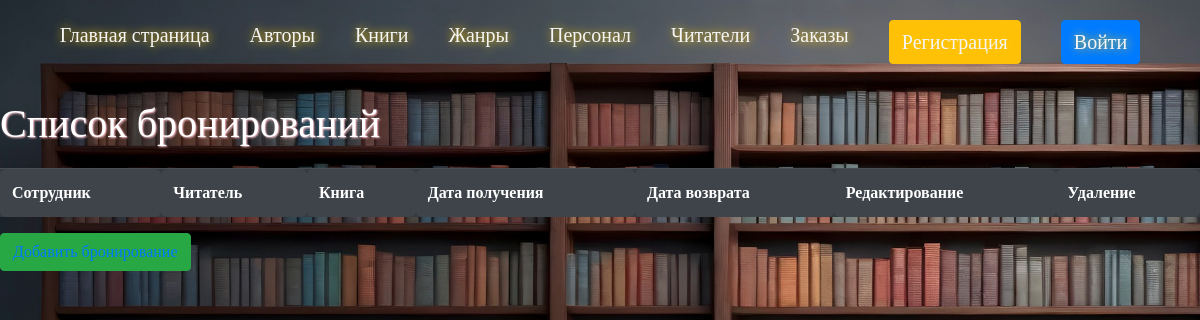
Before: /bookings/list/ with the older database file.
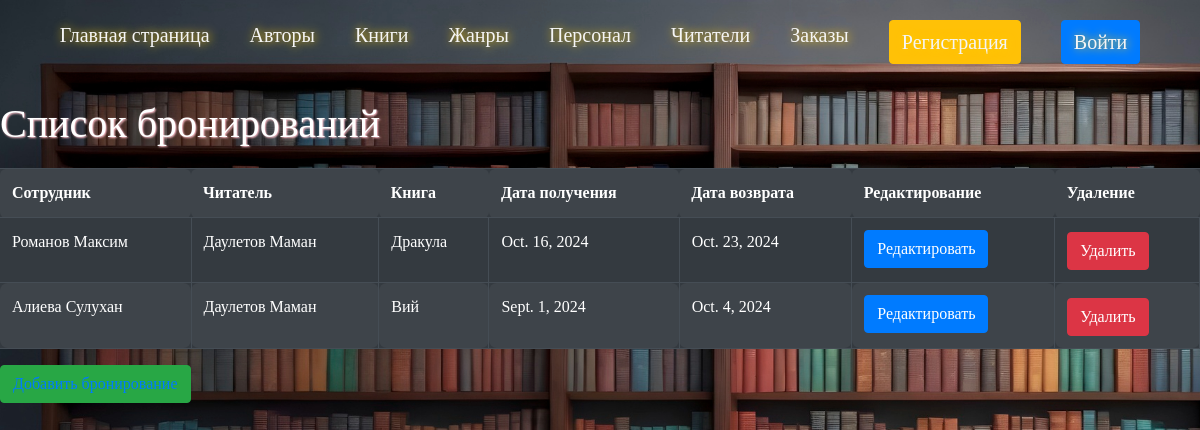
After: the same page with the newer database file.
### bookings/models.py (models this page shows, shortened)
class Booking(models.Model):
    personal = models.ForeignKey(Personal, on_delete=models.CASCADE)
    readers = models.ForeignKey(Readers, on_delete=models.CASCADE)
    books = models.ForeignKey(Books, on_delete=models.CASCADE)
    getDate = models.DateField()
    returnDate = models.DateField()
    slug = models.SlugField(default='', null=False)

### personal/models.py (models this page shows, shortened)
class Personal(models.Model):  # connect with Booking
    name = models.CharField(max_length=255)
    position = models.CharField(max_length=100, default='position')
    photo = models.ImageField(default="Test.jpg", blank=True)
    adress = models.CharField(max_length=50, default='adress')
    slug = models.SlugField(default='', null=False)

### readers/models.py (models this page shows, shortened)
class Readers(models.Model):  # connect with Booking
    name = models.CharField(max_length=255)
    adress = models.CharField(max_length=100)
    telephone = models.CharField(max_length=20)
    image = models.ImageField(default="Test.jpg", blank=True)
    slug = models.SlugField(default="", null=False)

### Books/models.py (models this page shows, shortened)
class Books(models.Model):
    name = models.CharField(max_length=255)
    count = models.IntegerField()
    authors = models.ManyToManyField(Authors, blank=True)
    genres = models.ManyToManyField(Genres, blank=True)
    slug = models.SlugField(default="", null=False)
    description = models.TextField(default="")
    publishingYear = models.PositiveIntegerField(default=1)
    price = models.CharField(max_length=20, default='0.00')
    publication = models.CharField(max_length=100, default="no_publication")
    binding = models.CharField(max_length=50, default='no_binding')

### bookings/views.py (the view)
# urls.py: path('bookings/list/', views.booking_list, name='booking_list'),
def booking_list(request):
    booking = Booking.objects.all()
    return render(request,'bookings/booking_list.html',{'booking':booking})

### bookings/templates/bookings/booking_list.html (shortened to what this page needs)
{% extends 'base.html' %}
{% block header %}
<div class="box-booking">
    <h1>Список бронирований</h1>
    <table class="table table-dark table-striped">
        <tr>
            <th>Сотрудник</th>
            <th>Читатель</th>
            <th>Книга</th>
            <th>Дата получения</th>
            <th>Дата возврата</th>
            <th>Редактирование</th>
            <th>Удаление</th>
        </tr>
        {% for booking in booking %}
        <tr>
            <td>{{ booking.personal.name }}</td>
            <td>{{ booking.readers.name }}</td>
            <td>{{ booking.books.name }}</td>
            <td>{{ booking.getDate }}</td>
            <td>{{ booking.returnDate }}</td>
            <td>
                <a href="{% url 'booking_update' booking.pk %}" class="btn btn-primary">Редактировать</a>
            </td>
            <td>
                <form action="{% url 'booking_delete' booking.pk %}" method="post">
                    <button type="submit" class="btn btn-danger">Удалить</button>
                </form>
            </td>
        </tr>
        {% endfor %}
    </table>
    <button type="button" class="btn btn-success">
        <a href="{% url 'booking_create' %}">Добавить бронирование</a>
    </button>
</div>
{% endblock %}

Changed rows visible on the page:
added Booking: personal.name "Романов Максим", readers.name "Даулетов Маман", books.name "Дракула", getDate "Oct. 16, 2024", returnDate "Oct. 23, 2024"
added Booking: personal.name "Алиева Сулухан", readers.name "Даулетов Маман", books.name "Вий", getDate "Sept. 1, 2024", returnDate "Oct. 4, 2024"
